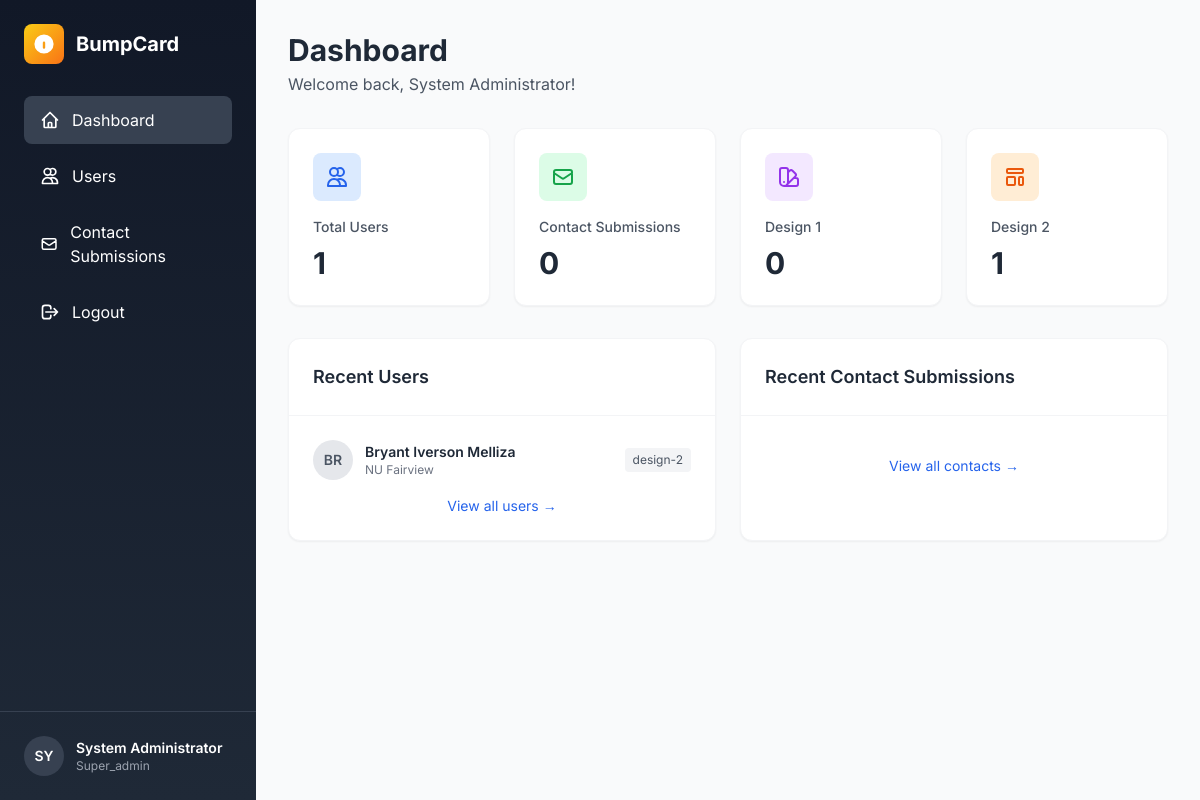
Page /admin/dashboard.php (signed in) on the committed database.
### tables this page shows
CREATE TABLE `users` (
  `id` int(11) NOT NULL,
  `digitalcard_id` varchar(50) DEFAULT NULL,
  `agent_id` int(11) DEFAULT NULL,
  `firstname` varchar(50) NOT NULL,
  `lastname` varchar(50) NOT NULL,
  `company` varchar(100) DEFAULT NULL,
  `position` varchar(100) DEFAULT NULL,
  `company_logo` varchar(255) DEFAULT NULL,
  `location` text DEFAULT NULL,
  `referral_code` varchar(50) DEFAULT NULL,
  `referred_by` int(11) DEFAULT NULL,
  `referral_count` int(11) DEFAULT 0,
  `address` text DEFAULT NULL,
  `mobile` varchar(20) DEFAULT NULL,
  `mobile1` varchar(20) DEFAULT NULL,
  `mobile2` varchar(20) DEFAULT NULL,
  `email` varchar(100) DEFAULT NULL,
  `photo` varchar(255) DEFAULT NULL,
  `banner` varchar(255) DEFAULT NULL,
  `design_template` enum('design-1','design-2') DEFAULT 'design-1',
  `status` tinyint(1) DEFAULT 1,
  `created_at` timestamp NOT NULL DEFAULT current_timestamp(),
  `updated_at` timestamp NOT NULL DEFAULT current_timestamp() ON UPDATE current_timestamp()
);

### admin/dashboard.php (the view, shortened to what this page needs)
<?php
$db = getDB();
$stats = [];
$stmt = $db->query("SELECT COUNT(*) as count FROM users WHERE status = 1");
$stats['total_users'] = $stmt->fetch()['count'];
$stmt = $db->query("SELECT COUNT(*) as count FROM contact_submissions");
$stats['total_contacts'] = $stmt->fetch()['count'];
$stmt = $db->query("SELECT design_template, COUNT(*) as count FROM users GROUP BY design_template");
$stats['by_template'] = $stmt->fetchAll(PDO::FETCH_KEY_PAIR);
$stmt = $db->query("
    SELECT id, CONCAT(firstname, ' ', lastname) as name, company, email, design_template, created_at
    FROM users
    ORDER BY created_at DESC
    LIMIT 5
");
$recent_users = $stmt->fetchAll();
?>
<!DOCTYPE html>
<html lang="en">
<head>
    <script src="https://cdn.tailwindcss.com"></script>
</head>
<body class="bg-gray-50">
    <div class="fixed inset-y-0 left-0 w-64 bg-gradient-to-b from-gray-900 to-gray-800 text-white z-50">
        <div class="p-6">
            <div class="flex items-center space-x-3 mb-8">
                <div class="w-10 h-10 bg-gradient-to-br from-yellow-400 to-orange-500 rounded-lg flex items-center justify-center">
                    <svg class="w-6 h-6" fill="currentColor" viewBox="0 0 20 20">
                        <path d="M10 2a8 8 0 100 16 8 8 0 000-16zM9 9a1 1 0 012 0v4a1 1 0 11-2 0V9zm1-5a1 1 0 100 2 1 1 0 000-2z"/>
                    </svg>
                </div>
                <span class="text-xl font-bold">BumpCard</span>
            </div>
            <nav class="space-y-2">
                <a href="dashboard.php" class="flex items-center space-x-3 px-4 py-3 bg-gray-700 rounded-lg">
                    <svg class="w-5 h-5" fill="none" stroke="currentColor" viewBox="0 0 24 24">
                        <path stroke-linecap="round" stroke-linejoin="round" stroke-width="2" d="M3 12l2-2m0 0l7-7 7 7M5 10v10a1 1 0 001 1h3m10-11l2 2m-2-2v10a1 1 0 01-1 1h-3m-6 0a1 1 0 001-1v-4a1 1 0 011-1h2a1 1 0 011 1v4a1 1 0 001 1m-6 0h6"/>
                    </svg>
                    <span>Dashboard</span>
                </a>
                <a href="users.php" class="flex items-center space-x-3 px-4 py-3 hover:bg-gray-700 rounded-lg transition">
                    <svg class="w-5 h-5" fill="none" stroke="currentColor" viewBox="0 0 24 24">
                        <path stroke-linecap="round" stroke-linejoin="round" stroke-width="2" d="M12 4.354a4 4 0 110 5.292M15 21H3v-1a6 6 0 0112 0v1zm0 0h6v-1a6 6 0 00-9-5.197M13 7a4 4 0 11-8 0 4 4 0 018 0z"/>
                    </svg>
                    <span>Users</span>
                </a>
                <a href="contacts.php" class="flex items-center space-x-3 px-4 py-3 hover:bg-gray-700 rounded-lg transition">
                    <svg class="w-5 h-5" fill="none" stroke="currentColor" viewBox="0 0 24 24">
                        <path stroke-linecap="round" stroke-linejoin="round" stroke-width="2" d="M3 8l7.89 5.26a2 2 0 002.22 0L21 8M5 19h14a2 2 0 002-2V7a2 2 0 00-2-2H5a2 2 0 00-2 2v10a2 2 0 002 2z"/>
                    </svg>
                    <span>Contact Submissions</span>
                </a>
                <a href="logout.php" class="flex items-center space-x-3 px-4 py-3 hover:bg-gray-700 rounded-lg transition">
                    <svg class="w-5 h-5" fill="none" stroke="currentColor" viewBox="0 0 24 24">
                        <path stroke-linecap="round" stroke-linejoin="round" stroke-width="2" d="M17 16l4-4m0 0l-4-4m4 4H7m6 4v1a3 3 0 01-3 3H6a3 3 0 01-3-3V7a3 3 0 013-3h4a3 3 0 013 3v1"/>
                    </svg>
                    <span>Logout</span>
                </a>
            </nav>
        </div>
        <div class="absolute bottom-0 left-0 right-0 p-6 border-t border-gray-700">
            <div class="flex items-center space-x-3">
                <div class="w-10 h-10 bg-gray-700 rounded-full flex items-center justify-center">
                    <span class="text-sm font-semibold"><?php echo strtoupper(substr($_SESSION['admin_name'], 0, 2)); ?></span>
                </div>
                <div class="flex-1">
                    <p class="text-sm font-semibold"><?php echo htmlspecialchars($_SESSION['admin_name']); ?></p>
                    <p class="text-xs text-gray-400"><?php echo ucfirst($_SESSION['admin_role']); ?></p>
                </div>
            </div>
        </div>
    </div>
    <div class="ml-64 p-8">
        <div class="mb-8">
            <h1 class="text-3xl font-bold text-gray-800">Dashboard</h1>
            <p class="text-gray-600 mt-1">Welcome back, <?php echo htmlspecialchars($_SESSION['admin_name']); ?>!</p>
        </div>
        <div class="grid grid-cols-1 md:grid-cols-2 lg:grid-cols-4 gap-6 mb-8">
            <div class="bg-white rounded-xl shadow-sm p-6 border border-gray-100">
                <div class="flex items-center justify-between mb-4">
                    <div class="w-12 h-12 bg-blue-100 rounded-lg flex items-center justify-center">
                        <svg class="w-6 h-6 text-blue-600" fill="none" stroke="currentColor" viewBox="0 0 24 24">
                            <path stroke-linecap="round" stroke-linejoin="round" stroke-width="2" d="M12 4.354a4 4 0 110 5.292M15 21H3v-1a6 6 0 0112 0v1zm0 0h6v-1a6 6 0 00-9-5.197M13 7a4 4 0 11-8 0 4 4 0 018 0z"/>
                        </svg>
                    </div>
                </div>
                <h3 class="text-gray-600 text-sm font-medium">Total Users</h3>
                <p class="text-3xl font-bold text-gray-800 mt-2"><?php echo $stats['total_users']; ?></p>
            </div>
            <div class="bg-white rounded-xl shadow-sm p-6 border border-gray-100">
                <div class="flex items-center justify-between mb-4">
                    <div class="w-12 h-12 bg-green-100 rounded-lg flex items-center justify-center">
                        <svg class="w-6 h-6 text-green-600" fill="none" stroke="currentColor" viewBox="0 0 24 24">
                            <path stroke-linecap="round" stroke-linejoin="round" stroke-width="2" d="M3 8l7.89 5.26a2 2 0 002.22 0L21 8M5 19h14a2 2 0 002-2V7a2 2 0 00-2-2H5a2 2 0 00-2 2v10a2 2 0 002 2z"/>
                        </svg>
                    </div>
                </div>
                <h3 class="text-gray-600 text-sm font-medium">Contact Submissions</h3>
                <p class="text-3xl font-bold text-gray-800 mt-2"><?php echo $stats['total_contacts']; ?></p>
            </div>
            <div class="bg-white rounded-xl shadow-sm p-6 border border-gray-100">
                <div class="flex items-center justify-between mb-4">
                    <div class="w-12 h-12 bg-purple-100 rounded-lg flex items-center justify-center">
                    </div>
                </div>
                <h3 class="text-gray-600 text-sm font-medium">Design 1</h3>
                <p class="text-3xl font-bold text-gray-800 mt-2"><?php echo $stats['by_template']['design-1'] ?? 0; ?></p>
            </div>
            <div class="bg-white rounded-xl shadow-sm p-6 border border-gray-100">
                <div class="flex items-center justify-between mb-4">
                    <div class="w-12 h-12 bg-orange-100 rounded-lg flex items-center justify-center">
                    </div>
                </div>
                <h3 class="text-gray-600 text-sm font-medium">Design 2</h3>
                <p class="text-3xl font-bold text-gray-800 mt-2"><?php echo $stats['by_template']['design-2'] ?? 0; ?></p>
            </div>
        </div>
        <div class="grid grid-cols-1 lg:grid-cols-2 gap-6">
            <div class="bg-white rounded-xl shadow-sm border border-gray-100">
                <div class="p-6 border-b border-gray-100">
                    <h2 class="text-lg font-semibold text-gray-800">Recent Users</h2>
                </div>
                <div class="p-6">
                    <div class="space-y-4">
                        <?php foreach ($recent_users as $user): ?>
                        <div class="flex items-center justify-between">
                            <div class="flex items-center space-x-3">
                                <div class="w-10 h-10 bg-gray-200 rounded-full flex items-center justify-center">
                                    <span class="text-sm font-semibold text-gray-600"><?php echo strtoupper(substr($user['name'], 0, 2)); ?></span>
                                </div>
                                <div>
                                    <p class="text-sm font-semibold text-gray-800"><?php echo htmlspecialchars($user['name']); ?></p>
                                    <p class="text-xs text-gray-500"><?php echo htmlspecialchars($user['company']); ?></p>
                                </div>
                            </div>
                            <span class="text-xs px-2 py-1 bg-gray-100 text-gray-600 rounded"><?php echo $user['design_template']; ?></span>
                        </div>
                        <?php endforeach; ?>
                    </div>
                    <a href="users.php" class="block text-center text-sm text-blue-600 hover:text-blue-700 mt-4">View all users →</a>
                </div>
            </div>
            <div class="bg-white rounded-xl shadow-sm border border-gray-100">
                <div class="p-6 border-b border-gray-100">
                    <h2 class="text-lg font-semibold text-gray-800">Recent Contact Submissions</h2>
                </div>
                <div class="p-6">
                    <a href="contacts.php" class="block text-center text-sm text-blue-600 hover:text-blue-700 mt-4">View all contacts →</a>
                </div>
            </div>
        </div>
    </div>
</body>
</html>

### admin/dashboard.php (style rules this page uses)
body { font-family: 'Inter', sans-serif; }

### rows in the picture
users: name "BR", name "Bryant Iverson Melliza", company "NU Fairview", design_template "design-2"

### other values in the picture
substr($_SESSION['admin_name'], 0, 2) "SY"
$_SESSION['admin_name'] "System Administrator"
$_SESSION['admin_role'] "Super_admin"
$stats['total_users'] "1"
$stats['total_contacts'] "0"
$stats['by_template']['design-1'] "0"
$stats['by_template']['design-2'] "1"
